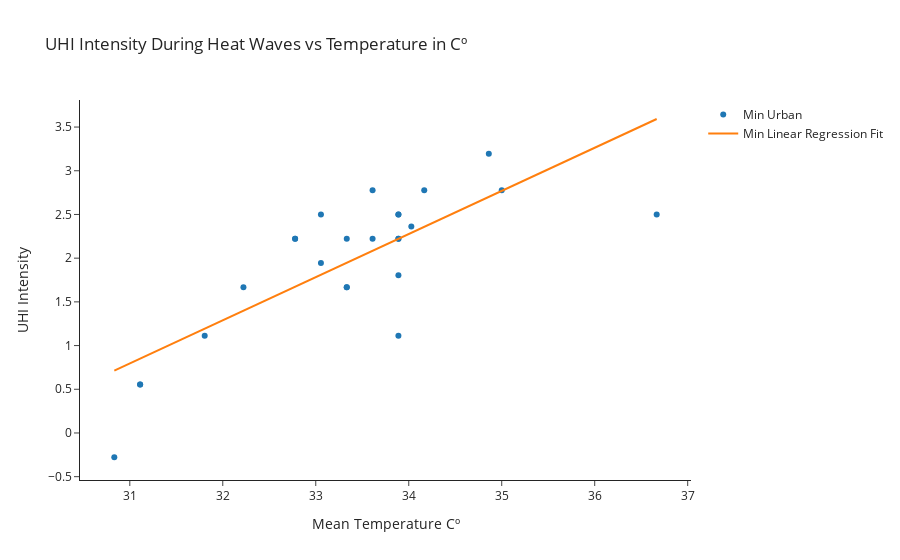

The code cell stored with this chart in its notebook:
### Markdown cell above
Compare the results in 1.8, 1.9 and 1.3. Discuss your findings in terms of whether the urban heat island intensity is enhanced during heat wave days or not.

### Code cell
df_min = pd.read_csv("UHI_mean_heat_wave.csv")
df_min['Mean'] = df_min['UHI Heat Wave']
df_min = df_min.dropna()
print(df_min)
urban_summer_df_min = pd.read_csv("Urbanmean_heat_wave.csv")
urban_summer_df_min = urban_summer_df_min.dropna(subset=['Mean'])
print(urban_summer_df_min)

fig = go.Figure()

# Section for Urban vs UHI Intensity
fig.add_trace(go.Scatter(y=df_min['UHI Heat Wave'], x=urban_summer_df_min["Mean"],
                    mode='markers',
                    name='Min Urban'))

x_min_urban, y_urban_min = linear_fit_relation(df_min, urban_summer_df_min)

fig.add_trace(go.Line(x=x_min_urban, y=y_urban_min,
                    mode='lines',
                    name='Min Linear Regression Fit'))

fig.update_layout(title='UHI Intensity During Heat Waves vs Temperature in Cº',
                   yaxis_title='UHI Intensity',
                   xaxis_title='Mean Temperature Cº',
                   template="simple_white")

fig.show()

### Figure 1 — Plotly figure (JSON) as saved in the notebook; plotly's stock layout.template omitted (floating-point values rounded to 4 significant figures)
{"data": [{"mode": "markers", "name": "Min Urban", "type": "scatter", "x": [33.33, 33.33, 33.89, 34.03, 32.78, 31.11, 30.83, 32.78, 33.33, 33.89, 34.17, 34.86, 33.89, 33.06, 35, 33.89, 36.67, 33.61, 33.89, 31.81, 33.89, 33.61, 33.06, 31.11, 32.22], "y": [1.667, 1.667, 2.222, 2.361, 2.222, 0.5556, -0.2778, 2.222, 2.222, 2.5, 2.778, 3.194, 1.111, 2.5, 2.778, 2.5, 2.5, 2.222, 1.806, 1.111, 2.222, 2.778, 1.944, 0.5556, 1.667]}, {"mode": "lines", "name": "Min Linear Regression Fit", "type": "scatter", "x": [30.83, 30.89, 30.95, 31.01, 31.07, 31.13, 31.19, 31.25, 31.3, 31.36, 31.42, 31.48, 31.54, 31.6, 31.66, 31.72, 31.78, 31.84, 31.89, 31.95, 32.01, 32.07, 32.13, 32.19, 32.25, 32.31, 32.37, 32.42, 32.48, 32.54, 32.6, 32.66, 32.72, 32.78, 32.84, 32.9, 32.95, 33.01, 33.07, 33.13, 33.19, 33.25, 33.31, 33.37, 33.43, 33.48, 33.54, 33.6, 33.66, 33.72, 33.78, 33.84, 33.9, 33.96, 34.02, 34.07, 34.13, 34.19, 34.25, 34.31, 34.37, 34.43, 34.49, 34.55, 34.6, 34.66, 34.72, 34.78, 34.84, 34.9, 34.96, 35.02, 35.08, 35.13, 35.19, 35.25, 35.31, 35.37, 35.43, 35.49, 35.55, 35.61, 35.66, 35.72, 35.78, 35.84, 35.9, 35.96, 36.02, 36.08, 36.14, 36.2, 36.25, 36.31, 36.37, 36.43, 36.49, 36.55, 36.61, 36.67], "y": [0.7139, 0.7429, 0.772, 0.8011, 0.8302, 0.8592, 0.8883, 0.9174, 0.9464, 0.9755, 1.005, 1.034, 1.063, 1.092, 1.121, 1.15, 1.179, 1.208, 1.237, 1.266, 1.295, 1.324, 1.353, 1.383, 1.412, 1.441, 1.47, 1.499, 1.528, 1.557, 1.586, 1.615, 1.644, 1.673, 1.702, 1.731, 1.761, 1.79, 1.819, 1.848, 1.877, 1.906, 1.935, 1.964, 1.993, 2.022, 2.051, 2.08, 2.109, 2.138, 2.168, 2.197, 2.226, 2.255, 2.284, 2.313, 2.342, 2.371, 2.4, 2.429, 2.458, 2.487, 2.516, 2.545, 2.575, 2.604, 2.633, 2.662, 2.691, 2.72, 2.749, 2.778, 2.807, 2.836, 2.865, 2.894, 2.923, 2.953, 2.982, 3.011, 3.04, 3.069, 3.098, 3.127, 3.156, 3.185, 3.214, 3.243, 3.272, 3.301, 3.33, 3.36, 3.389, 3.418, 3.447, 3.476, 3.505, 3.534, 3.563, 3.592]}], "layout": {"title": {"text": "UHI Intensity During Heat Waves vs Temperature in Cº"}, "xaxis": {"title": {"text": "Mean Temperature Cº"}}, "yaxis": {"title": {"text": "UHI Intensity"}}}}
